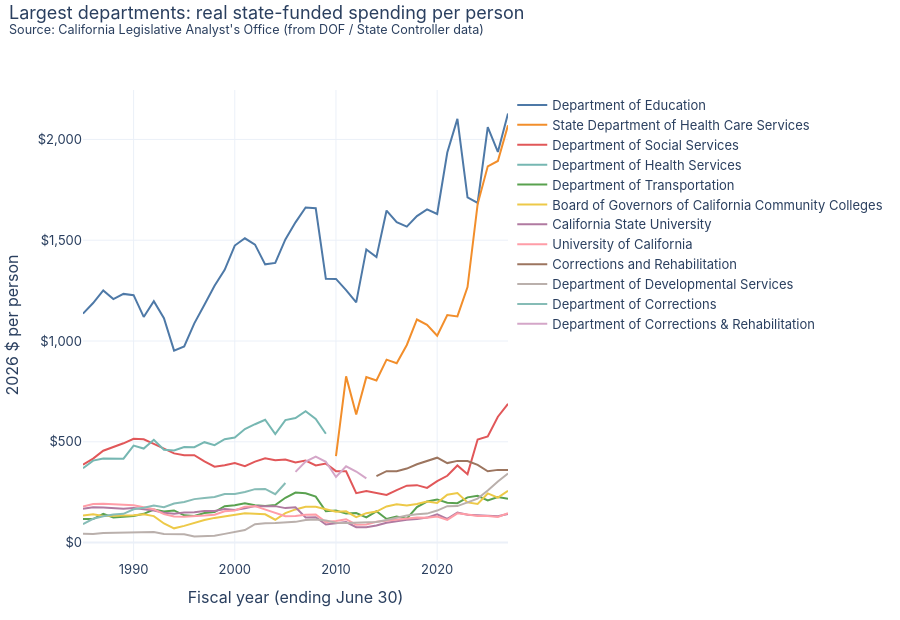

The notebook cell this image was saved under:
### Markdown cell above
## Which departments grew fastest?
Top 12 departments by cumulative real state-funded spending, in real dollars per person.

### Code cell
dep = add_views(state.groupby(["fy", "department"], as_index=False).amount_k.sum())
top = dep.groupby("department").real_b.sum().sort_values(ascending=False).head(12).index
w = dep[dep.department.isin(top)].pivot_table(index="fy", columns="department", values="real_pc")
fig = go.Figure()
for i, c in enumerate(top):
    fig.add_trace(go.Scatter(x=w.index, y=w[c], name=c, mode="lines", line=dict(color=PALETTE[i % len(PALETTE)], width=2)))
fig.update_layout(yaxis_title=f"{base_fy()} $ per person", xaxis_title="Fiscal year (ending June 30)", yaxis_tickformat="$,.0f")
base_layout(fig, "Largest departments: real state-funded spending per person", SOURCE_NOTE, height=620)
fig.show()
